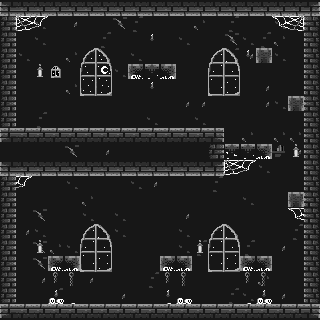

The image is a tile-based game level rendered from a .tmx file. Its description and source (layers, tilesets, objects; grid data summarised) follow:
An orthogonal 20x20 tile map with 16x16 px tiles, 4 tile layers (Background, Walls, Decorations, Decorations II) and 8 objects (3x ghost, 2x postit, level2, level4, spawn).

<map version="1.10" tiledversion="1.11.0" orientation="orthogonal" renderorder="right-down" width="20" height="20" tilewidth="16" tileheight="16" infinite="0" nextlayerid="6" nextobjectid="11">
 <tileset firstgid="1" source="dungeon.tsx" />
 <layer id="1" name="Background" width="20" height="20">
  <properties>
   <property name="zindex" type="float" value="0" />
  </properties>
  <data>[400 cells, 400 non-empty, 6 distinct tile ids]</data>
 </layer>
 <layer id="2" name="Walls" width="20" height="20">
  <properties>
   <property name="solid" type="bool" value="true" />
   <property name="zindex" type="float" value="10" />
  </properties>
  <data>[400 cells, 117 non-empty, 13 distinct tile ids]</data>
 </layer>
 <layer id="3" name="Decorations" width="20" height="20">
  <properties>
   <property name="zindex" type="float" value="20" />
  </properties>
  <data>[400 cells, 41 non-empty, 17 distinct tile ids]</data>
 </layer>
 <objectgroup id="5" name="Decorations">
  <properties>
   <property name="zindex" type="float" value="20" />
  </properties>
  <object id="1" name="level2" gid="87" x="16" y="128" width="16" height="16" />
  <object id="2" name="level4" gid="87" x="16" y="304" width="16" height="16" />
  <object id="3" name="spawn" gid="77" x="32" y="128" width="16" height="16" />
  <object id="9" name="3" type="postit" gid="77" x="48" y="256" width="16" height="16" />
  <object id="10" name="2" type="postit" gid="77" x="256" y="48" width="16" height="16" />
  <object id="4" name="a" type="ghost" gid="77" x="144" y="64" width="16" height="16">
   <properties>
    <property name="wandering_dist" type="float" value="1" />
   </properties>
  </object>
  <object id="5" name="c" type="ghost" gid="77" x="112" y="304" width="16" height="16">
   <properties>
    <property name="wandering_dist" type="float" value="2" />
   </properties>
  </object>
  <object id="8" name="b" type="ghost" gid="77" x="224" y="304" width="16" height="16">
   <properties>
    <property name="wandering_dist" type="float" value="2" />
   </properties>
  </object>
 </objectgroup>
 <layer id="4" name="Decorations II" width="20" height="20">
  <properties>
   <property name="zindex" type="float" value="30" />
  </properties>
  <data>[400 cells, 15 non-empty, 7 distinct tile ids]</data>
 </layer>
</map>